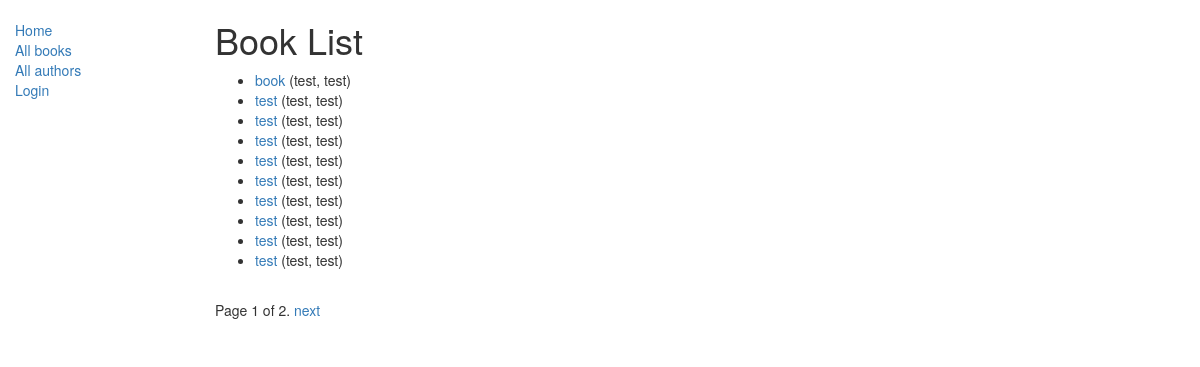
/catalog/books/, run on the app's committed database.
### catalog/models.py (models this page shows, shortened)
class Book(models.Model):
    title = models.CharField(max_length=200)
    author = models.ForeignKey('Author', on_delete=models.RESTRICT, null=True)
    summary = models.TextField(
        max_length=1000, help_text="Enter a brief description of the book")
    isbn = models.CharField('ISBN', max_length=13,
                            unique=True,
                            help_text='13 Character <a href="https://www.isbn-international.org/content/what-isbn'
                                      '">ISBN number</a>')
    genre = models.ManyToManyField(
        Genre, help_text="Select a genre for this book")
    language = models.ForeignKey(
        'Language', on_delete=models.SET_NULL, null=True)
    class Meta:
        ordering = ['title', 'author']
    def display_genre(self):
        """Creates a string for the Genre. This is required to display genre in Admin."""
        return ', '.join([genre.name for genre in self.genre.all()[:3]])
    display_genre.short_description = 'Genre'
    def get_absolute_url(self):
        return reverse('book-detail', args=[str(self.id)])

class Author(models.Model):
    first_name = models.CharField(max_length=100)
    last_name = models.CharField(max_length=100)
    date_of_birth = models.DateField(null=True, blank=True)
    date_of_death = models.DateField('died', null=True, blank=True)
    class Meta:
        ordering = ['last_name', 'first_name']
    def __str__(self):
        return f'{self.last_name}, {self.first_name}'

### catalog/views.py (the view)
# urls.py: path('books/', views.BookListView.as_view(), name='books'),
class BookListView(generic.ListView):
    model = Book
    paginate_by = 10
    def get_context_data(self, **kwargs):
        context = super(BookListView, self).get_context_data(**kwargs)
        context['some_data'] = 'This is just some data'
        return context

### catalog/templates/catalog/book_list.html (shortened to what this page needs)
{% extends "base_generic.html" %}
{% block content %}
    <h1>Book List</h1>
    {% if book_list %}
    <ul>
      {% for book in book_list %}
      <li>
        <a href="{{ book.get_absolute_url }}">{{ book.title }}</a> ({{book.author}})
      </li>
      {% endfor %}
    </ul>
    {% else %}
      <p>There are no books in the library.</p>
    {% endif %}
{% endblock %}

### data on the page
Book: title "book", author "test, test"
Book: title "test", author "test, test"
Book: title "test", author "test, test"
Book: title "test", author "test, test"
Book: title "test", author "test, test"
Book: title "test", author "test, test"
Book: title "test", author "test, test"
Book: title "test", author "test, test"
Book: title "test", author "test, test"
Book: title "test", author "test, test"

### other printed values
{{ page_obj.number }} "1"
{{ page_obj.paginator.num_pages }} "2"
